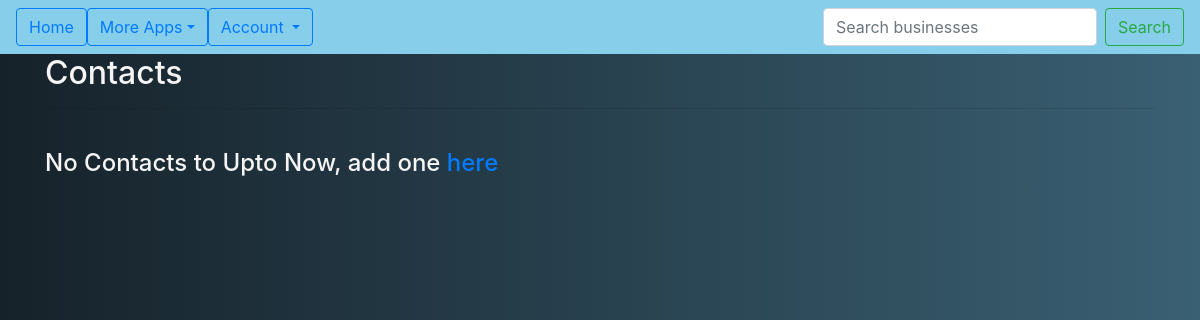
The page /contacts/ (signed in) on the database as committed earlier.
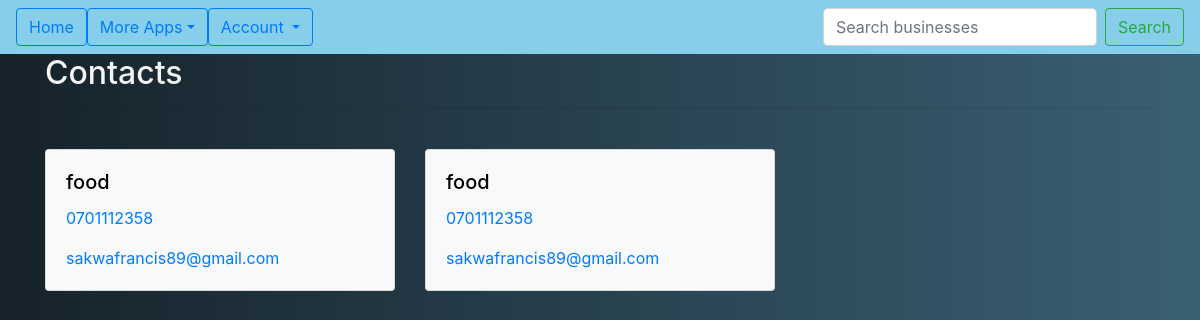
The same page on the database as committed later.
### Neigh/models.py (models this page shows)
class Contact(models.Model):
  name = models.CharField(max_length=140)
  contact = models.CharField(max_length=60)
  email = models.EmailField()
  neighbourhood = models.ForeignKey(Neighbourhood, on_delete=models.CASCADE)

### Neigh/views.py (the view)
# urls.py: url(r'^contacts/', views.contacts, name='contacts'),
@login_required(login_url='/accounts/login/')
def contacts(request):
  id = request.user.id
  profile = Profile.objects.get(user=id)
  try:
    contacts = Contact.objects.filter(neighbourhood=profile.neighbourhood)
  except ObjectDoesNotExist:
    contacts = []
  return render(request, 'contacts.html',{'contacts':contacts,'profile':profile})

### Neigh/templates/contacts.html
{% extends "base.html" %}
{% block content %}
<div class="container">
  <div class="intro">
    <h2>Contacts</h2>
  </div>
<hr>
<br>
{% if contacts %}
<div class="row">
{% for contact in contacts %}
      <div class="col-sm-4" style="margin-bottom: 2em;">
        <div class="card bg-light">
          <div class="card-body">
              <h5 class="card-title firstletter" style="color:black">{{contact.name}}</h5>
            <p class="card-text"><a class='maillink' href="tel:{{profile.contact}}" >{{contact.contact}}</a></p>
            <p class="card-text"><a class='maillink' href="mailto:{{profile.contact}}" >{{contact.email}}</a></p>
          </div>
        </div>
      </div>
{% endfor %}
</div>
{% else %}
<h4>No Contacts to Upto Now, add one <a href="{% url 'newcontacts' %}">here</a></h4>
{% endif %}
</div>
{% endblock %}

Rows that differ between the two databases and show on the page:
added Contact: name "food", contact "0701112358", email "sakwafrancis89@gmail.com"
added Contact: name "food", contact "0701112358", email "sakwafrancis89@gmail.com"
Other text that changed with them:
text no longer shown: "No Contacts to Upto Now, add one here"
